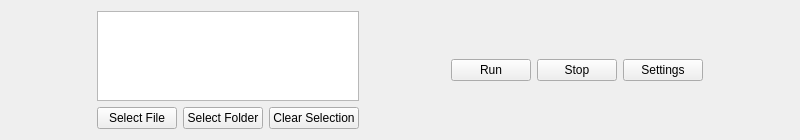
<?xml version="1.0" encoding="UTF-8"?>
<ui version="4.0">
 <class>Form</class>
 <widget class="QWidget" name="Form">
  <property name="geometry">
   <rect>
    <x>0</x>
    <y>0</y>
    <width>800</width>
    <height>140</height>
   </rect>
  </property>
  <property name="sizePolicy">
   <sizepolicy hsizetype="Expanding" vsizetype="Expanding">
    <horstretch>0</horstretch>
    <verstretch>0</verstretch>
   </sizepolicy>
  </property>
  <property name="windowTitle">
   <string>Form</string>
  </property>
  <layout class="QGridLayout" name="gridLayout">
   <item row="0" column="0">
    <layout class="QHBoxLayout" name="horizontalLayout_3">
     <item>
      <spacer name="horizontalSpacer_3">
       <property name="orientation">
        <enum>Qt::Orientation::Horizontal</enum>
       </property>
       <property name="sizeHint" stdset="0">
        <size>
         <width>40</width>
         <height>20</height>
        </size>
       </property>
      </spacer>
     </item>
     <item>
      <layout class="QVBoxLayout" name="verticalLayout_2">
       <item>
        <widget class="QListWidget" name="listWidget_fileSelection">
         <property name="selectionMode">
          <enum>QAbstractItemView::SelectionMode::NoSelection</enum>
         </property>
        </widget>
       </item>
       <item>
        <layout class="QHBoxLayout" name="horizontalLayout_2">
         <item>
          <widget class="QPushButton" name="pushButton_selectFile">
           <property name="text">
            <string>Select File</string>
           </property>
          </widget>
         </item>
         <item>
          <widget class="QPushButton" name="pushButton_selectFolder">
           <property name="text">
            <string>Select Folder</string>
           </property>
          </widget>
         </item>
         <item>
          <widget class="QPushButton" name="pushButton_clearSelection">
           <property name="text">
            <string>Clear Selection</string>
           </property>
          </widget>
         </item>
        </layout>
       </item>
      </layout>
     </item>
     <item>
      <spacer name="horizontalSpacer">
       <property name="orientation">
        <enum>Qt::Orientation::Horizontal</enum>
       </property>
       <property name="sizeHint" stdset="0">
        <size>
         <width>40</width>
         <height>20</height>
        </size>
       </property>
      </spacer>
     </item>
     <item>
      <layout class="QHBoxLayout" name="horizontalLayout">
       <item>
        <widget class="QPushButton" name="pushButton_run">
         <property name="text">
          <string>Run</string>
         </property>
        </widget>
       </item>
       <item>
        <widget class="QPushButton" name="pushButton_stop">
         <property name="text">
          <string>Stop</string>
         </property>
        </widget>
       </item>
       <item>
        <widget class="QPushButton" name="pushButton_settings">
         <property name="text">
          <string>Settings</string>
         </property>
        </widget>
       </item>
      </layout>
     </item>
     <item>
      <spacer name="horizontalSpacer_2">
       <property name="orientation">
        <enum>Qt::Orientation::Horizontal</enum>
       </property>
       <property name="sizeHint" stdset="0">
        <size>
         <width>40</width>
         <height>20</height>
        </size>
       </property>
      </spacer>
     </item>
    </layout>
   </item>
  </layout>
 </widget>
 <resources/>
 <connections/>
</ui>
